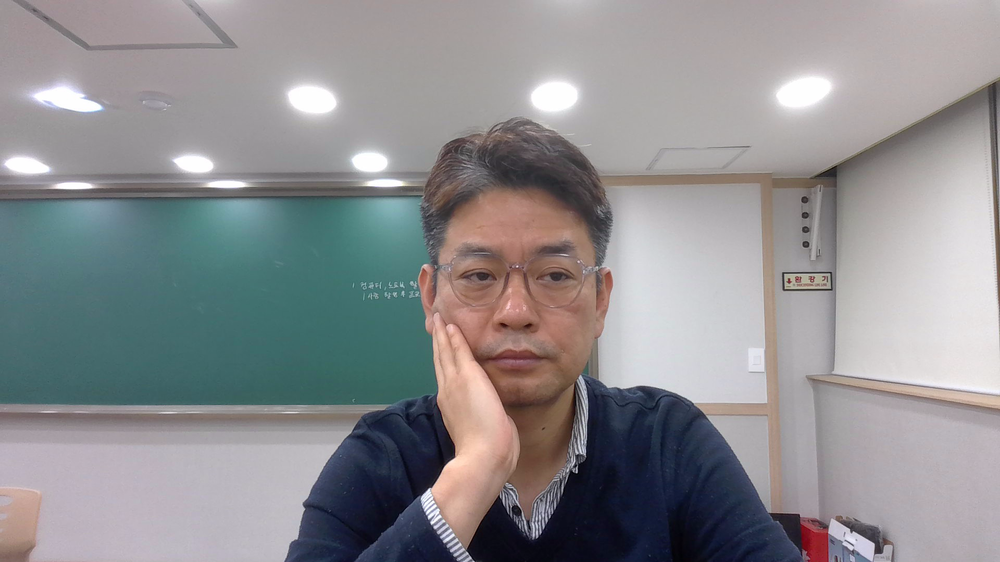
#> input picture src/yolov8/img.png, 1000 x 562 px, shrunk from 1920 x 1080 before the run
$ python img_show.py
#> lines starting #> are read from the running program, lines starting #| are printed output that depends on the picture
import json
import cv2
import numpy as np
import matplotlib.pyplot as plt

def annotation_show(filename):
  with open(filename, 'r') as f:
      data = json.load(f)

  annotations = data['Annotations']

  # 이미지를 불러옵니다.
  image_path = 'img.png'
  image = cv2.imread(image_path)
  image = cv2.cvtColor(image, cv2.COLOR_BGR2RGB)  # OpenCV는 BGR 형식이므로 RGB로 변환

  # 어노테이션을 그립니다.
  for annotation in annotations['annotations']:
      label = annotation['label']
      points = annotation['points']
      shape = annotation['shape']

      if shape == 'Ellipse':
          cx, cy = annotation['cx'], annotation['cy']
          rx, ry = annotation['rx'], annotation['ry']
          rotate = annotation['rotate']
          center = (int(cx), int(cy))
          axes = (int(rx), int(ry))
          cv2.ellipse(image, center, axes, rotate, 0, 360, (255, 0, 0), 2)

      elif shape == 'Polygon':
          points = np.array(points, np.int32)
          points = points.reshape((-1, 1, 2))
          cv2.polylines(image, [points], isClosed=True, color=(0, 255, 0), thickness=2)

      elif shape == 'Point':
          point = points[0]
          cv2.circle(image, tuple(point), 5, (0, 0, 255), -1)
  return image

def boundingbox_show(filename):
#> called with filename = 'label.txt'
  with open(filename, 'r') as f:
#> (reads src/yolov8/label.txt from the repository)
     data = f.read()

  yolo_labels = data.split('\n')[:-1]

  # 이미지를 불러옵니다.
  image_path = 'img.png'
  image = cv2.imread(image_path)
#> image is the input picture: shape (562, 1000, 3); mean B, G, R 143.7, 141.4, 141.5
  image = cv2.cvtColor(image, cv2.COLOR_BGR2RGB)  # OpenCV는 BGR 형식이므로 RGB로 변환

  colors = [(255,0,0),(230,20,0),(200,50,20),(100,200,250),(50,200,0),(0,0,250)]

  image_height, image_width = image.shape[:2]
#> image_height = 562; image_width = 1000
  for label in yolo_labels:
    parts = label.split()
    class_id = int(parts[0])
    cx = float(parts[1]) * image_width
    cy = float(parts[2]) * image_height
    width = float(parts[3]) * image_width
    height = float(parts[4]) * image_height
    # if width==0: width = 1
    # if height==0: height = 1

    x_min = int(cx - width / 2)
    y_min = int(cy - height / 2)
    x_max = int(cx + width / 2)
    y_max = int(cy + height / 2)

    color = colors[class_id]
    # 바운딩 박스를 이미지에 그리기
    cv2.rectangle(image, (x_min, y_min), (x_max, y_max), color, 2)
    cv2.putText(image, str(class_id), (x_min, y_min - 10), cv2.FONT_HERSHEY_SIMPLEX, 0.9, color, 2)
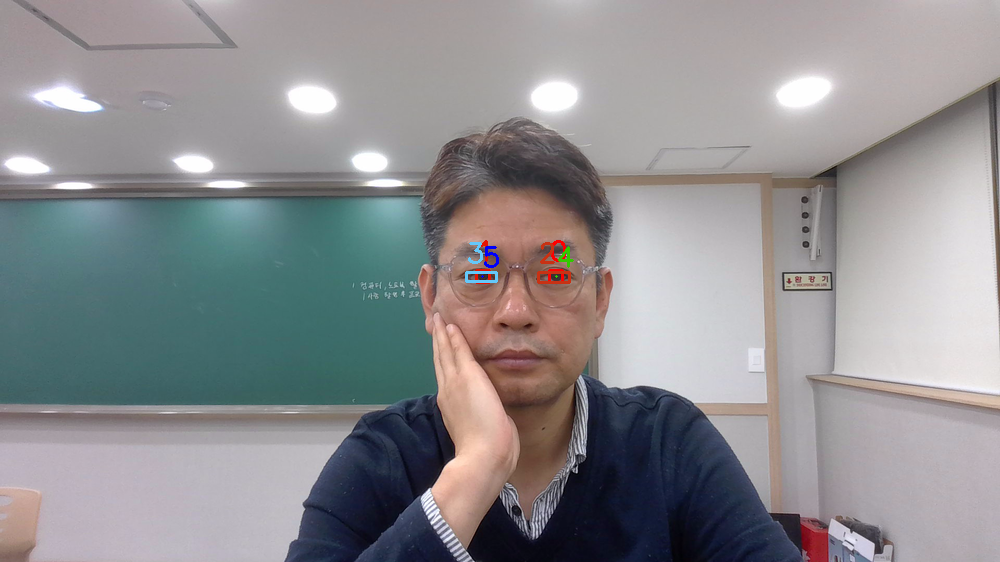
#> image: shape (562, 1000, 3); mean R, G, B 141.6, 141.4, 143.8

  return image

#image = annotation_show('label.json')
image = boundingbox_show('label.txt')

# 이미지를 출력합니다.
plt.figure(figsize=(10, 10))
plt.imshow(image)
plt.axis('off')
plt.show()
